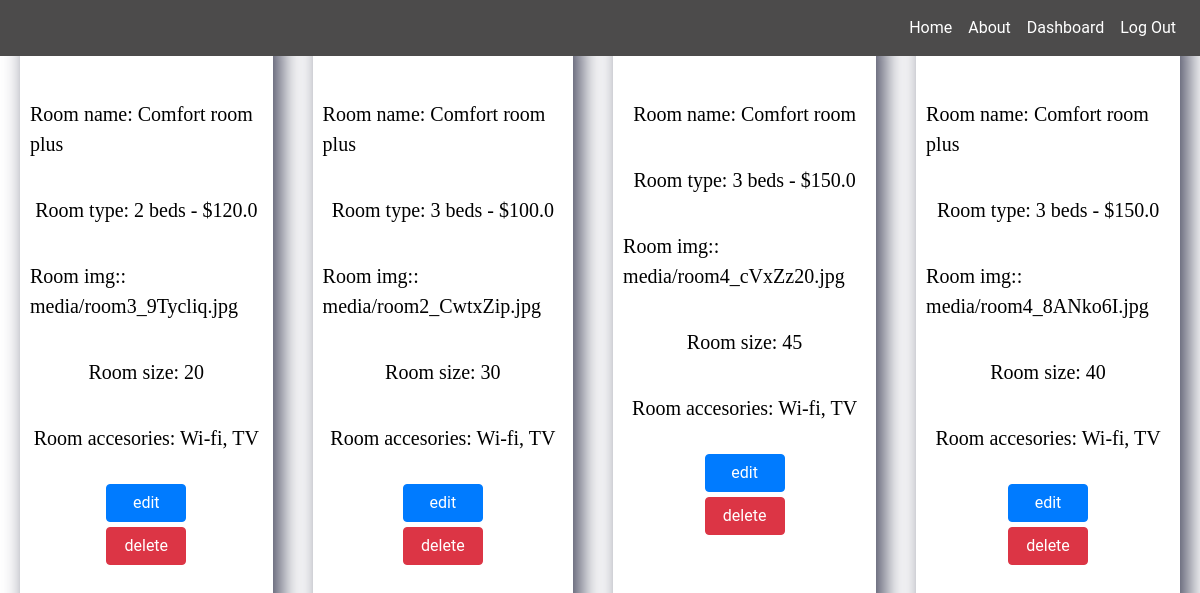
The app's page /rooms (signed in), older data.
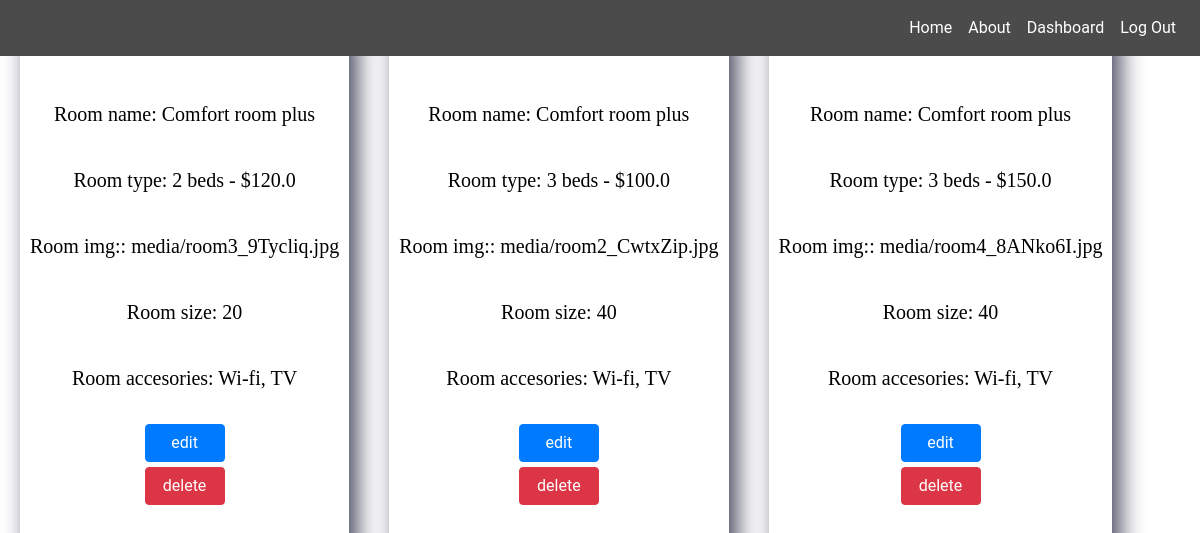
The same page, newer data.
### booking/models.py (models this page shows, shortened)
class Room(models.Model):
    occupancy = models.BooleanField(default=False)
    name = models.CharField(max_length=20)
    room_type = models.ForeignKey(Room_type, on_delete=models.CASCADE)
    img = models.ImageField(upload_to="media/")
    size = models.CharField(max_length=20)
    accesories = models.CharField(max_length=200)

class Room_type(models.Model):
    price = models.FloatField()
    beds = models.CharField(max_length=200)
    def __str__(self):
        return f"{self.beds} beds - ${self.price}"

### booking/views.py (the view)
# urls.py: path("rooms", rooms, name="rooms"),
@staff_member_required
def rooms(request):
    rooms = Room.objects.all()
    return render(request, "view.html", {"rooms": rooms})

### templates/view.html (shortened to what this page needs)
{% extends "base.html" %}
{% block content %}
{% load static %}
{% load static %}
<link rel="stylesheet" type="text/css" href="{% static 'css/update_nav.css' %}">
<link rel="stylesheet" type="text/css" href="{% static 'css/view.css' %}">
<div class="body">
    {% for room in rooms%}
    <div class="data">
        <p>Room id: {{room.id}}</p>
        <p>Room name: {{room.name}}</p>
        <p>Room type: {{room.room_type}} </p>
        <p>Room img:: {{room.img}}</p>
        <p>Room size: {{room.size}}</p>
        <p>Room accesories: {{room.accesories}}</p>
        <a style="width:80px;margin:5px;" class="btn btn-primary" href="{% url 'booking:edit_room' room.id %}">edit</a>
        <a style="width:80px;" class="btn btn btn-danger" href="{% url 'booking:remove_room' room.id %}">delete</a>
    </div>
    {%endfor%}
</div>
{% endblock %}

Row changes from the older to the newer data that the page shows:
removed Room: name "Comfort room", room_type "3 beds - $150.0", img "media/room4_cVxZz20.jpg", size "45", accesories "Wi-fi, TV"
changed Room "media/room2_CwtxZip.jpg": size "30" → "40"
